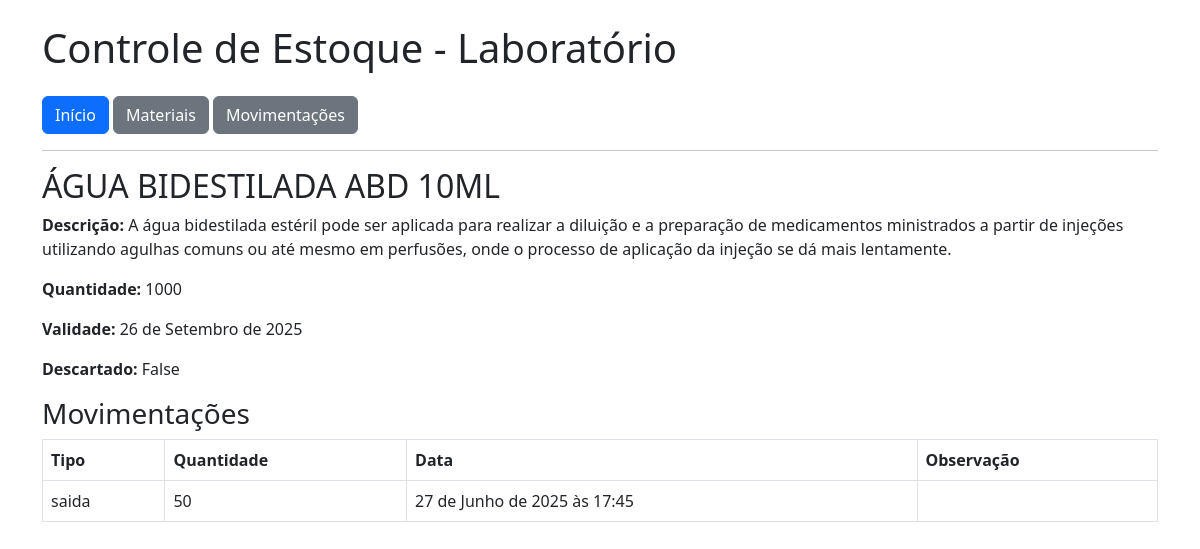
Screenshot of /materiais/4/ with the database file from the repository.
### estoque/models.py (models this page shows, shortened)
class Material(models.Model):
    nome = models.CharField(max_length=100)
    descricao = models.TextField(blank=True)
    quantidade = models.PositiveIntegerField(default=0)
    foto = models.ImageField(upload_to='materiais/', blank=True, null=True)
    validade = models.DateField(blank=True, null=True)
    descartado = models.BooleanField(default=False)
    data_cadastro = models.DateTimeField(auto_now_add=True)

class Movimentacao(models.Model):
    material = models.ForeignKey(Material, on_delete=models.CASCADE)
    tipo = models.CharField(max_length=20, choices=[('entrada', 'Entrada'), ('saida', 'Saída'), ('descarte', 'Descarte')])
    quantidade = models.PositiveIntegerField()
    em_uso = models.BooleanField(default=False)
    professor_responsavel = models.CharField(max_length=100, blank=True, null=True)
    estoque_minimo = models.PositiveIntegerField(default=0)
    estoque_maximo = models.PositiveIntegerField(default=0)
    data = models.DateTimeField(auto_now_add=True)
    observacao = models.TextField(blank=True)

### estoque/views.py (the view)
# urls.py: path('materiais/<int:pk>/', views.detalhe_material, name='detalhe_material'),
def detalhe_material(request, pk):
    material = get_object_or_404(Material, pk=pk)
    movimentacoes = Movimentacao.objects.filter(material=material)
    return render(request, 'estoque/detalhe_material.html', {'material': material, 'movimentacoes': movimentacoes})

### estoque/templates/estoque/detalhe_material.html
{% extends 'estoque/base.html' %}
{% block content %}
<h2>{{ material.nome }}</h2>
<p><strong>Descrição:</strong> {{ material.descricao }}</p>
<p><strong>Quantidade:</strong> {{ material.quantidade }}</p>
<p><strong>Validade:</strong> {{ material.validade }}</p>
<p><strong>Descartado:</strong> {{ material.descartado }}</p>
<h3>Movimentações</h3>
<table class="table table-bordered">
    <thead>
        <tr>
            <th>Tipo</th>
            <th>Quantidade</th>
            <th>Data</th>
            <th>Observação</th>
        </tr>
    </thead>
    <tbody>
        {% for mov in movimentacoes %}
        <tr>
            <td>{{ mov.tipo }}</td>
            <td>{{ mov.quantidade }}</td>
            <td>{{ mov.data }}</td>
            <td>{{ mov.observacao }}</td>
        </tr>
        {% endfor %}
    </tbody>
</table>
{% endblock %}

### rows the page displays
Material: nome "ÁGUA BIDESTILADA ABD 10ML", descricao "A água bidestilada estéril pode ser aplicada para realizar a diluição e a preparação de medicamentos ministrados a partir de injeções utilizando agulhas comuns ou até mesmo em perfusões, onde o processo de aplicação da injeção se dá mais lentamente.", quantidade "1000", validade "26 de Setembro de 2025", descartado "False"
Movimentacao: tipo "saida", quantidade "50", data "27 de Junho de 2025 às 17:45"
